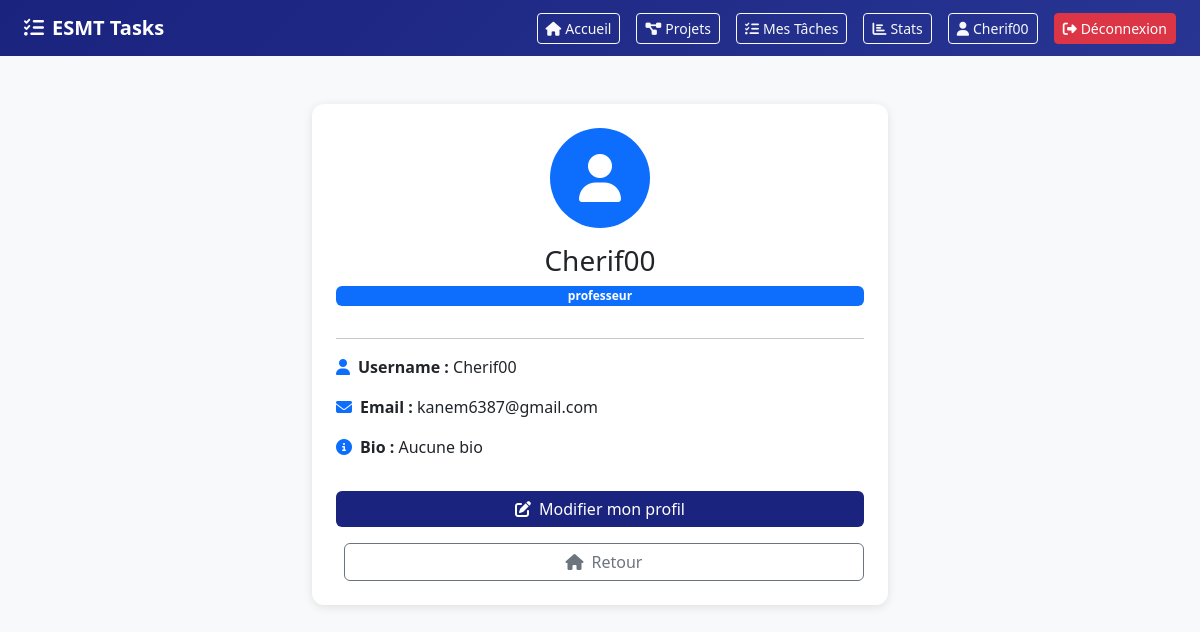
Screenshot of /profil/ (signed in) with the database file from the repository.
### core/models.py (models this page shows, shortened)
class Profil(models.Model):
    ROLE_CHOICES = [
        ('etudiant', 'Étudiant'),
        ('professeur', 'Professeur'),
    ]
    user = models.OneToOneField(User, on_delete=models.CASCADE, related_name='profil')
    role = models.CharField(max_length=20, choices=ROLE_CHOICES, default='etudiant')
    avatar = models.ImageField(upload_to='avatars/', blank=True, null=True)
    bio = models.TextField(blank=True)

### core/views.py (the view)
# urls.py: path('profil/', views.mon_profil, name='mon_profil'),
@login_required
def mon_profil(request):
    profil = request.user.profil
    return render(request, 'core/mon_profil.html', {'profil': profil})

### core/templates/core/mon_profil.html (shortened to what this page needs)
{% extends 'core/base.html' %}
{% block content %}
<div class="row justify-content-center mt-4">
    <div class="col-md-6">
        <div class="card p-4 text-center">
            {% if profil.avatar %}
                <img src="{{ profil.avatar.url }}" alt="avatar"
                     class="rounded-circle mb-3" style="width:100px; height:100px; object-fit:cover;">
            {% else %}
                <div class="rounded-circle bg-primary d-flex align-items-center justify-content-center mx-auto mb-3"
                     style="width:100px; height:100px;">
                    <i class="fas fa-user fa-3x text-white"></i>
                </div>
            {% endif %}
            <h3>{{ profil.user.get_full_name|default:profil.user.username }}</h3>
            <span class="badge bg-primary mb-3">{{ profil.role }}</span>
            <hr>
            <div class="text-start">
                <p><i class="fas fa-user me-2 text-primary"></i><strong>Username :</strong> {{ profil.user.username }}</p>
                <p><i class="fas fa-envelope me-2 text-primary"></i><strong>Email :</strong> {{ profil.user.email|default:"Non renseigné" }}</p>
                <p><i class="fas fa-info-circle me-2 text-primary"></i><strong>Bio :</strong> {{ profil.bio|default:"Aucune bio" }}</p>
            </div>
            <a href="{% url 'modifier_profil' %}" class="btn btn-primary mt-3">
                <i class="fas fa-edit me-2"></i>Modifier mon profil
            </a>
            <a href="{% url 'dashboard' %}" class="btn btn-outline-secondary mt-3 ms-2">
                <i class="fas fa-home me-2"></i>Retour
            </a>
        </div>
    </div>
</div>
{% endblock %}

### core/templates/core/base.html (shortened to what this page needs)
<!DOCTYPE html>
<html lang="fr">
<head>
    <link href="https://cdn.jsdelivr.net/npm/bootstrap@5.3.0/dist/css/bootstrap.min.css" rel="stylesheet">
    <link href="https://cdnjs.cloudflare.com/ajax/libs/font-awesome/6.4.0/css/all.min.css" rel="stylesheet">
</head>
<body>
    {% if user.is_authenticated %}
    <nav class="navbar navbar-dark px-4 py-2">
        <a class="navbar-brand fw-bold" href="{% url 'dashboard' %}">
            <i class="fas fa-tasks me-2"></i>ESMT Tasks
        </a>
        <div class="d-flex align-items-center gap-3">
            <a href="{% url 'dashboard' %}" class="btn btn-outline-light btn-sm">
                <i class="fas fa-home me-1"></i>Accueil
            </a>
            <a href="{% url 'liste_projets' %}" class="btn btn-outline-light btn-sm">
                <i class="fas fa-project-diagram me-1"></i>Projets
            </a>
            <a href="{% url 'mes_taches' %}" class="btn btn-outline-light btn-sm">
                <i class="fas fa-tasks me-1"></i>Mes Tâches
            </a>
            <a href="{% url 'statistiques' %}" class="btn btn-outline-light btn-sm">
                <i class="fas fa-chart-bar me-1"></i>Stats
            </a>
            <a href="{% url 'mon_profil' %}" class="btn btn-outline-light btn-sm">
                <i class="fas fa-user me-1"></i>{{ user.username }}
            </a>
            <a href="{% url 'deconnexion' %}" class="btn btn-danger btn-sm">
                <i class="fas fa-sign-out-alt me-1"></i>Déconnexion
            </a>
        </div>
    </nav>
    {% endif %}
    <div class="container-fluid py-4">
        {% block content %}{% endblock %}
    </div>
</body>
</html>

### core/templates/core/base.html (style rules this page uses)
body { background-color: #f8f9fa; }
.navbar { background: linear-gradient(135deg, #1a237e, #283593); }
.card { border: none; box-shadow: 0 2px 10px rgba(0,0,0,0.1); border-radius: 12px; }
.btn-primary { background: #1a237e; border: none; }

### rows the page displays
Profil: user.get_full_name "Cherif00", role "professeur", user.username "Cherif00", user.email "kanem6387@gmail.com", bio "Aucune bio"

### other values shown
{{ user.username }} "Cherif00"
